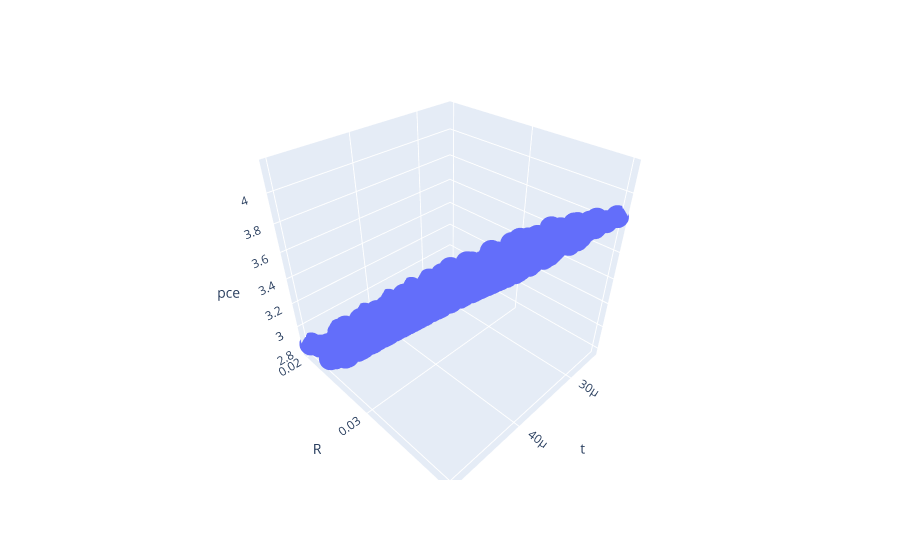

The notebook cell this image was saved under:
### Code cell
px.scatter_3d(doe,x="t",y="R",z="pce")

### Figure 1 — Plotly figure (JSON) as saved in the notebook; plotly's stock layout.template omitted (floating-point values rounded to 4 significant figures; data arrays with more than 128 entries replaced by an {"elided": "..."} marker saying what was removed)
{"data": [{"hovertemplate": "t=%{x}<br>R=%{y}<br>pce=%{z}<extra></extra>", "legendgroup": "", "marker": {"color": "#636efa", "symbol": "circle"}, "mode": "markers", "name": "", "scene": "scene", "showlegend": false, "type": "scatter3d", "x": {"elided": "400 float values"}, "y": {"elided": "400 float values"}, "z": {"elided": "400 float values"}}], "layout": {"legend": {"tracegroupgap": 0}, "margin": {"t": 60}, "scene": {"domain": {"x": [0, 1], "y": [0, 1]}, "xaxis": {"title": {"text": "t"}}, "yaxis": {"title": {"text": "R"}}, "zaxis": {"title": {"text": "pce"}}}}}
